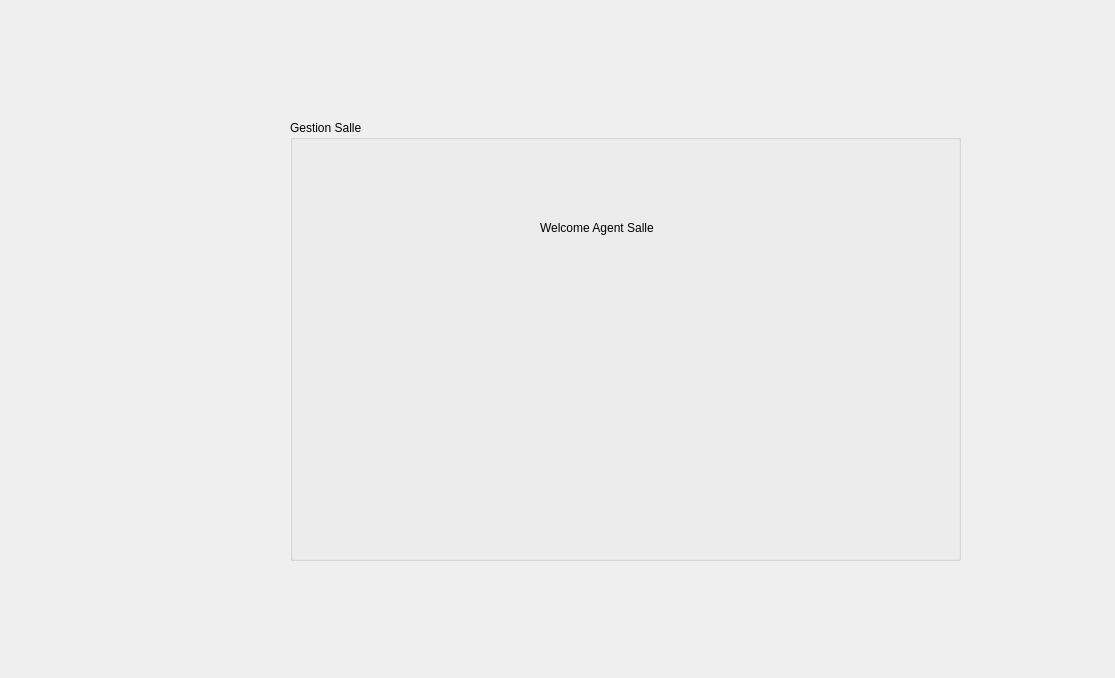
<?xml version="1.0" encoding="UTF-8"?>
<ui version="4.0">
 <class>salle</class>
 <widget class="QDialog" name="salle">
  <property name="geometry">
   <rect>
    <x>0</x>
    <y>0</y>
    <width>1115</width>
    <height>678</height>
   </rect>
  </property>
  <property name="windowTitle">
   <string>Dialog</string>
  </property>
  <widget class="QGroupBox" name="groupBox">
   <property name="geometry">
    <rect>
     <x>290</x>
     <y>120</y>
     <width>671</width>
     <height>441</height>
    </rect>
   </property>
   <property name="title">
    <string>Gestion Salle</string>
   </property>
   <widget class="QLabel" name="label">
    <property name="geometry">
     <rect>
      <x>250</x>
      <y>100</y>
      <width>391</width>
      <height>16</height>
     </rect>
    </property>
    <property name="text">
     <string>Welcome Agent Salle </string>
    </property>
   </widget>
  </widget>
 </widget>
 <resources/>
 <connections/>
</ui>
